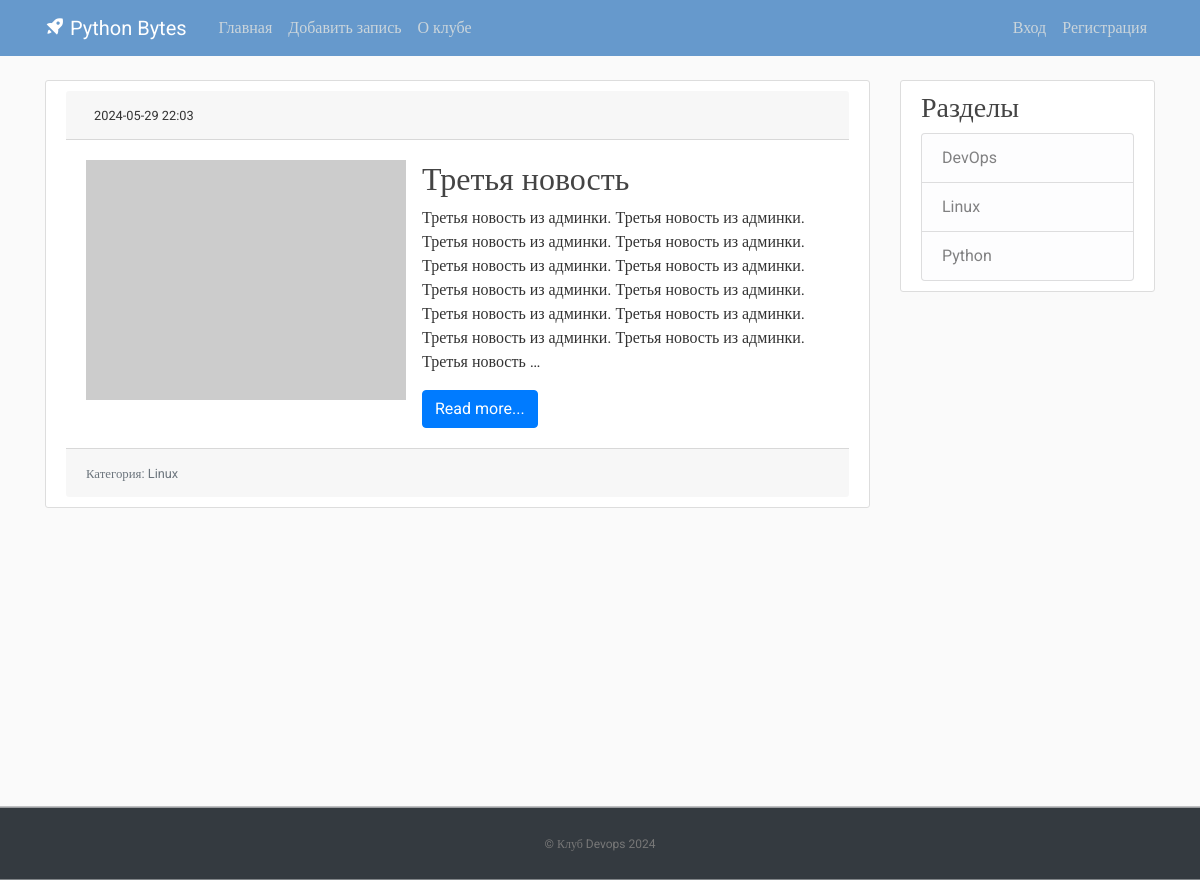
Screenshot of /category/3/ with the database file from the repository.
### blog/models.py (models this page shows, shortened)
class News(models.Model):
    title = models.CharField(max_length=155, verbose_name='title')
    content = models.TextField(blank=True, verbose_name='content')
    created_at = models.DateTimeField(auto_now_add=True, verbose_name='Опубликовано')
    updated_at = models.DateTimeField(auto_now=True, verbose_name='Обновлено')
    photo = models.ImageField(upload_to='photos/%Y/%m/%d/', blank=True)
    is_published = models.BooleanField(default=False)
    category = models.ForeignKey('Category', on_delete=models.PROTECT, null=True)
    class Meta:
        verbose_name = 'Новость'
        verbose_name_plural = 'Новости'
        ordering = ['-created_at']

class Category(models.Model):
    title = models.CharField(max_length=155, db_index=True, verbose_name='title')
    def __str__(self):
        return self.title
    class Meta:
        verbose_name = 'Категория'
        verbose_name_plural = 'Категории'
        ordering = ['title']

### blog/views.py (the view)
# urls.py: path('category/<int:category_id>/', views.get_category, name='category')
def get_category(request, category_id):
    news = News.objects.filter(category_id=category_id)
    category = Category.objects.get(pk=category_id)
    context = {
        'news': news,
        'category': category
    }
    return render(request, 'blog/category.html', context)

### blog/templatetags/blogs_tags.py (called while the page is built)
@register.simple_tag()
def get_categories():
    return Category.objects.all()

### blog/templates/blog/category.html (shortened to what this page needs)
{% extends "base.html" %}
{% block content %}
    {% for item in news %}
        <article class="media content-section">
            <div class="media-body">
                <div class="card-header">
                    <small>{{ item.created_at|date:"Y-m-d H:i" }}</small>
                </div>
                <div class="card-body">
                    <div class="media">
                        {% if item.photo %}
                            <img src="{{ item.photo.url }}" alt="" width="350" class="mr-3">
                        {% else %}
                            <img src="https://loremflickr.com/320/240" alt="">
                        {% endif %}
                        <div class="media-body ml-3">
                            <h2><a class="article-title" href="#">{{ item.title }}</a></h2>
                            <p class="article-content">{{ item.content|truncatewords:50 }}</p>
                            <a href="#" class="btn btn-primary">Read more...</a>
                        </div>
                    </div>
                </div>
                <div class="card-footer">
                    <small class="text-muted">Категория: {{ item.category }}</small>
                </div>
            </div>
        </article>
    {% endfor %}
{% endblock content %}
{% block sidebar %}
{% include 'inc/_sidebar.html' %}
{% endblock %}

### templates/inc/_sidebar.html
{% load blogs_tags %}
<div class="content-section">
    {% get_categories as categories %}
    <h3>Разделы</h3>
    <ul class="list-group">
        {% for item in categories %}
            <a href="/category/{{ item.pk }}" class="list-group-item list-group-item-light">{{ item.title }}</a>
        {% endfor %}
    </ul>
</div>
<br>

### blog/static/blog/main.css (style rules this page uses)
body, html { width:100%; height:100% }
body { margin:0; padding:0; background: #fafafa; color: #333333; margin-top: 5rem; font-family:Roboto; }
h1, h2, h3, h4, h5, h6 { color: #444444; }
ul { margin: 0; }
.content-section { background: #ffffff; padding: 10px 20px; border: 1px solid #dddddd; border-radius: 3px; margin-bottom: 20px; }
.article-title { color: #444444; }
.article-content { white-space: pre-line; }

### rows the page displays
News: created_at "2024-05-29 22:03", title "Третья новость", content "Третья новость из админки. Третья новость из админки. Третья новость из админки. Третья новость из админки. Третья новость из админки. Третья новость из админки. Третья новость из админки. Третья новость из админки. Третья новость из админки. Третья новость из админки. Третья новость из админки. Третья новость из админки. Третья новость …", category "Linux"
Category: title "DevOps"
Category: title "Linux"
Category: title "Python"
